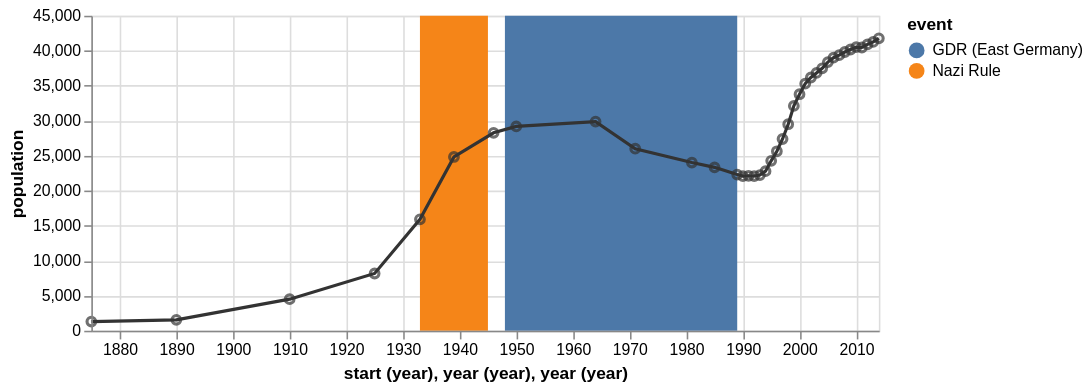

The specification (Vega-Lite) saved for this image:
### Vega specification from a JSON file in a GitHub repository (floating-point values rounded to 4 significant figures)
{"$schema": "https://vega.github.io/schema/vega/v3.0.json", "description": "The population of the German city of Falkensee over time", "autosize": "pad", "padding": 5, "width": 500, "height": 200, "style": "cell", "data": [{"name": "source_0", "values": [{"start": "1933", "end": "1945", "event": "Nazi Rule"}, {"start": "1948", "end": "1989", "event": "GDR (East Germany)"}], "format": {}}, {"name": "source_1", "values": [{"year": "1875", "population": 1309}, {"year": "1890", "population": 1558}, {"year": "1910", "population": 4512}, {"year": "1925", "population": 8180}, {"year": "1933", "population": 15915}, {"year": "1939", "population": 24824}, {"year": "1946", "population": 28275}, {"year": "1950", "population": 29189}, {"year": "1964", "population": 29881}, {"year": "1971", "population": 26007}, {"year": "1981", "population": 24029}, {"year": "1985", "population": 23340}, {"year": "1989", "population": 22307}, {"year": "1990", "population": 22087}, {"year": "1991", "population": 22139}, {"year": "1992", "population": 22105}, {"year": "1993", "population": 22242}, {"year": "1994", "population": 22801}, {"year": "1995", "population": 24273}, {"year": "1996", "population": 25640}, {"year": "1997", "population": 27393}, {"year": "1998", "population": 29505}, {"year": "1999", "population": 32124}, {"year": "2000", "population": 33791}, {"year": "2001", "population": 35297}, {"year": "2002", "population": 36179}, {"year": "2003", "population": 36829}, {"year": "2004", "population": 37493}, {"year": "2005", "population": 38376}, {"year": "2006", "population": 39008}, {"year": "2007", "population": 39366}, {"year": "2008", "population": 39821}, {"year": "2009", "population": 40179}, {"year": "2010", "population": 40511}, {"year": "2011", "population": 40465}, {"year": "2012", "population": 40905}, {"year": "2013", "population": 41258}, {"year": "2014", "population": 41777}], "format": {}}, {"name": "data_0", "source": "source_0", "transform": [{"type": "formula", "expr": "timeParse(datum[\"start\"],'%Y')", "as": "start"}, {"type": "formula", "expr": "timeParse(datum[\"end\"],'%Y')", "as": "end"}, {"type": "filter", "expr": "datum[\"start\"] !== null && !isNaN(datum[\"start\"])"}, {"type": "formula", "as": "year_start", "expr": "datetime(year(datum[\"start\"]), 0, 1, 0, 0, 0, 0)"}, {"type": "formula", "as": "year_end", "expr": "datetime(year(datum[\"end\"]), 0, 1, 0, 0, 0, 0)"}]}, {"name": "data_1", "source": "source_1", "transform": [{"type": "formula", "expr": "timeParse(datum[\"year\"],'%Y')", "as": "year"}]}, {"name": "data_2", "source": "data_1", "transform": [{"type": "formula", "expr": "toDate(datum[\"year\"])", "as": "year"}, {"type": "formula", "expr": "toNumber(datum[\"population\"])", "as": "population"}, {"type": "filter", "expr": "datum[\"year\"] !== null && !isNaN(datum[\"year\"]) && datum[\"population\"] !== null && !isNaN(datum[\"population\"])"}, {"type": "formula", "as": "year_year", "expr": "datetime(year(datum[\"year\"]), 0, 1, 0, 0, 0, 0)"}]}, {"name": "data_3", "source": "data_1", "transform": [{"type": "formula", "expr": "toDate(datum[\"year\"])", "as": "year"}, {"type": "formula", "expr": "toNumber(datum[\"population\"])", "as": "population"}, {"type": "filter", "expr": "datum[\"year\"] !== null && !isNaN(datum[\"year\"]) && datum[\"population\"] !== null && !isNaN(datum[\"population\"])"}, {"type": "formula", "as": "year_year", "expr": "datetime(year(datum[\"year\"]), 0, 1, 0, 0, 0, 0)"}]}], "marks": [{"name": "layer_0_marks", "type": "rect", "style": ["rect"], "from": {"data": "data_0"}, "encode": {"update": {"x": {"scale": "x", "field": "year_start"}, "x2": {"scale": "x", "field": "year_end"}, "y": {"value": 0}, "y2": {"field": {"group": "height"}}, "fill": {"scale": "color", "field": "event"}}}}, {"name": "layer_1_marks", "type": "line", "style": ["line"], "sort": {"field": "datum[\"year_year\"]", "order": "descending"}, "from": {"data": "data_2"}, "encode": {"update": {"x": {"scale": "x", "field": "year_year"}, "y": {"scale": "y", "field": "population"}, "stroke": {"value": "#333"}}}}, {"name": "layer_2_marks", "type": "symbol", "style": ["point"], "from": {"data": "data_3"}, "encode": {"update": {"x": {"scale": "x", "field": "year_year"}, "y": {"scale": "y", "field": "population"}, "stroke": {"value": "#333"}, "fill": {"value": "transparent"}, "opacity": {"value": 0.7}}}}], "scales": [{"name": "x", "type": "time", "domain": {"fields": [{"data": "data_0", "field": "year_start"}, {"data": "data_0", "field": "year_end"}, {"data": "data_2", "field": "year_year"}, {"data": "data_3", "field": "year_year"}], "sort": true}, "range": [0, {"signal": "width"}]}, {"name": "color", "type": "ordinal", "domain": {"data": "data_0", "field": "event", "sort": true}, "range": "category"}, {"name": "y", "type": "linear", "domain": {"fields": [{"data": "data_2", "field": "population"}, {"data": "data_3", "field": "population"}], "sort": true}, "range": [{"signal": "height"}, 0], "nice": true, "zero": true}], "axes": [{"scale": "x", "orient": "bottom", "labelOverlap": true, "tickCount": {"signal": "ceil(width/30)"}, "title": "start (year), year (year), year (year)", "zindex": 1, "encode": {"labels": {"update": {"text": {"signal": "timeFormat(datum.value, '%Y')"}}}}}, {"scale": "x", "orient": "bottom", "domain": false, "grid": true, "labels": false, "maxExtent": 0, "minExtent": 0, "tickCount": {"signal": "ceil(width/30)"}, "ticks": false, "zindex": 0, "gridScale": "y"}, {"scale": "y", "orient": "left", "labelOverlap": true, "tickCount": {"signal": "ceil(height/30)"}, "title": "population", "zindex": 1}, {"scale": "y", "orient": "left", "domain": false, "grid": true, "labels": false, "maxExtent": 0, "minExtent": 0, "tickCount": {"signal": "ceil(height/30)"}, "ticks": false, "zindex": 0, "gridScale": "x"}], "legends": [{"fill": "color", "title": "event"}], "config": {"axisY": {"minExtent": 30}}}
